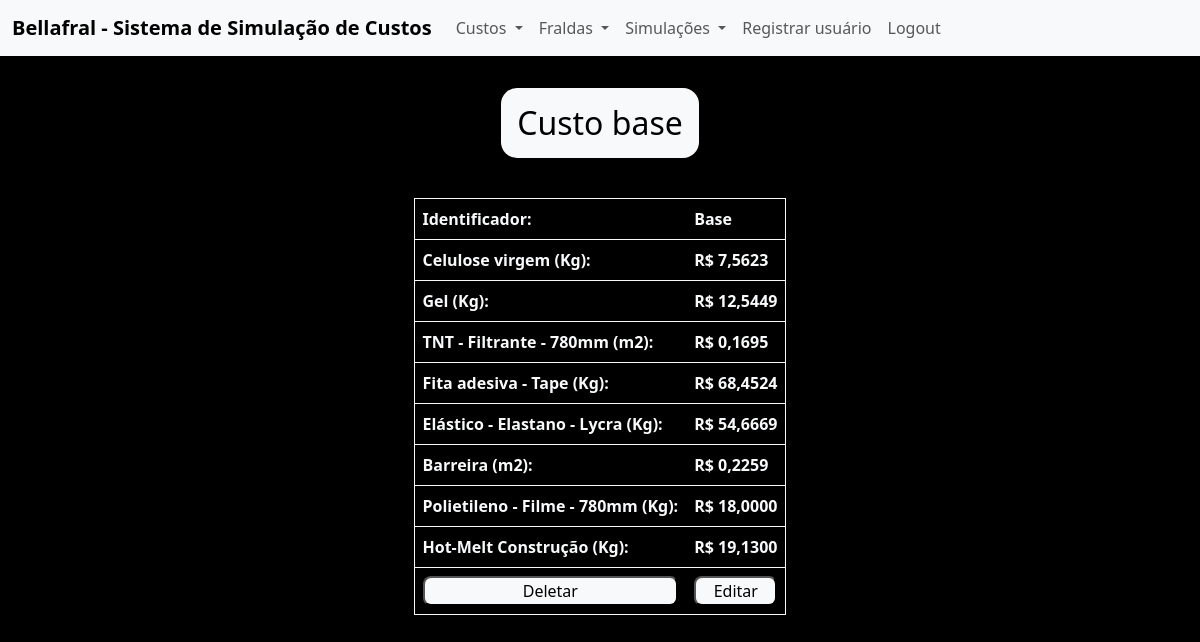
/costs/costs_base, run on the app's committed database.
### costs/models.py (models this page shows)
class Costs(models.Model):
    identificador = models.CharField(max_length=100, default='')
    celulose_virgem_price = models.DecimalField(verbose_name='Celulose virgem (R$)', max_digits=10, decimal_places=4, default=0)
    gel_price = models.DecimalField(verbose_name='Gel (R$)', max_digits=10, decimal_places=4, default=0)
    tnt_filtrante_780_price = models.DecimalField(verbose_name='TNT - filtrante 780mm (R$)', max_digits=10, decimal_places=4, default=0)
    fita_adesiva_tape_price = models.DecimalField(verbose_name='Fita adesiva - Tape (R$)', max_digits=10, decimal_places=4, default=0)
    elastico_elastano_lycra_price = models.DecimalField(verbose_name='Elástico - Elastano - Lycra (R$)', max_digits=10, decimal_places=4, default=0)
    barreira_price = models.DecimalField(verbose_name='Barreira (R$)', max_digits=10, decimal_places=4, default=0)
    polietileno_filme_780_price = models.DecimalField(verbose_name='Polietileno - Filme - 780mm (R$)', max_digits=10, decimal_places=4, default=0)
    hot_melt_const_price = models.DecimalField(verbose_name='Hot-Melt Construção (R$)', max_digits=10, decimal_places=4, default=0)
    def __str__(self):
        return self.identificador

### costs/views.py (the view)
# urls.py: path('costs_base', views.costs_base, name='costs_base'),
def costs_base(request):
    cost = Costs.objects.get(identificador='Base')
    return render(request, 'costs_base.html', {'cost': cost})

### costs/templates/costs_base.html (shortened to what this page needs)
{% extends 'index.html' %}
{% block css %}
    {% load static %}
    <link rel="stylesheet" href="{% static "costs_base.css" %}">
{% endblock css %}
{% block content %}
    <section id="costs_base_header">
        <h2>Custo base</h2>
    </section>
    <section id="costs_base_table">
        <table>
            <tr>
                <td>Identificador:</td>
                <td>{{ cost }}</td>
            </tr>
            <tr>
                <td>Celulose virgem (Kg):</td>
                <td>R$ {{ cost.celulose_virgem_price }}</td>
            </tr>
            <tr>
                <td>Gel (Kg):</td>
                <td>R$ {{ cost.gel_price }}</td>
            </tr>
            <tr>
                <td>TNT - Filtrante - 780mm (m2):</td>
                <td>R$ {{ cost.tnt_filtrante_780_price }}</td>
            </tr>
            <tr>
                <td>Fita adesiva - Tape (Kg):</td>
                <td>R$ {{ cost.fita_adesiva_tape_price }}</td>
            </tr>
            <tr>
                <td>Elástico - Elastano - Lycra (Kg):</td>
                <td>R$ {{ cost.elastico_elastano_lycra_price }}</td>
            </tr>
            <tr>
                <td>Barreira (m2):</td>
                <td>R$ {{ cost.barreira_price }}</td>
            </tr>
            <tr>
                <td>Polietileno - Filme - 780mm (Kg):</td>
                <td>R$ {{ cost.polietileno_filme_780_price }}</td>
            </tr>
            <tr>
                <td>Hot-Melt Construção (Kg):</td>
                <td>R$ {{ cost.hot_melt_const_price }}</td>
            </tr>
            <tr>
                <td>
                    <form action="{% url 'costs:costs_delete' cost.id %}" method="post">
                        <button type="submit">Deletar</button>
                    </form>
                </td>
                <td>
                    <form action="{% url 'costs:costs_base_edit' cost.id %}" method="post">
                        <button type="submit">Editar</button>
                    </form>
                </td>
            </tr>
        </table>
    </section>
{% endblock content %}

### static/css/index.css (style rules this page uses)
body { background-color: black; }

### static/css/costs_base.css (style rules this page uses)
#costs_base_header { display: flex; justify-content: center; align-items: center; }
h2 { margin-top: 1em; width: fit-content; padding: 0.5em; border-radius: 0.5em; text-align: center; background-color: #f8f9fa; color: #000; }
#costs_base_table { display: flex; justify-content: center; align-items: center; margin-top: 2em; margin-bottom: 2em; color: #f8f9fa; }
table { border-collapse: collapse; }
table tr { border: 1px solid #f8f9fa; }
table tr td { padding: 0.5em; text-align: left; font-weight: bold; }
button { width: 100%; border-radius: 0.5em; background-color: #f8f9fa; color: #000; }

### data on the page
Costs: identificador "Base", celulose_virgem_price "7,5623", gel_price "12,5449", tnt_filtrante_780_price "0,1695", fita_adesiva_tape_price "68,4524", elastico_elastano_lycra_price "54,6669", barreira_price "0,2259", polietileno_filme_780_price "18,0000", hot_melt_const_price "19,1300"
